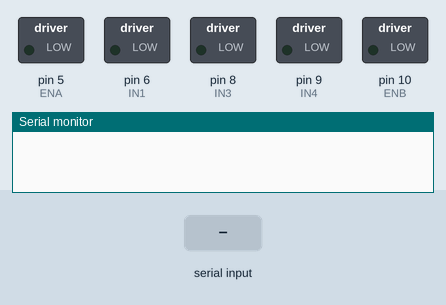
Recording of a sketch running on a simulated Arduino Uno, built with avr-gcc and run on an emulated ATmega328P. Shown: switched loads named in the sketch (green lamp = pin HIGH), the last lines printed to the serial monitor. The test bench sets the inputs (shaded band).

Above: at 1.2 s.
1.3 s: byte 72 ('H') received over Serial
At 2.0 s:
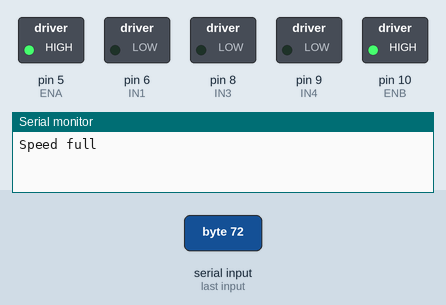
2.8 s: "B" received over Serial
At 3.2 s:
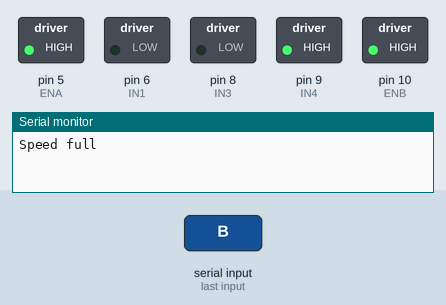
4.3 s: "F" received over Serial
At 5.5 s:
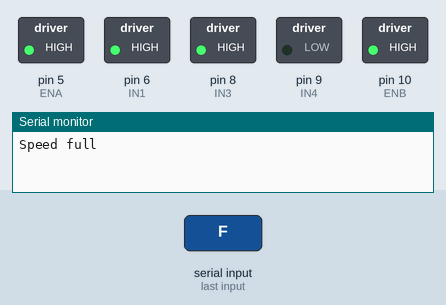
5.8 s: "L" received over Serial
At 6.7 s:
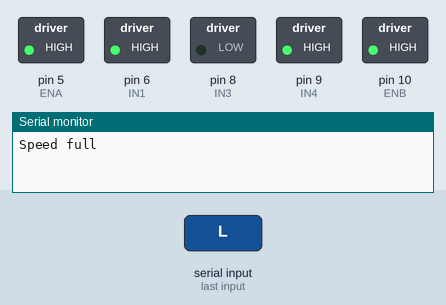
7.3 s: "R" received over Serial
At 7.8 s:
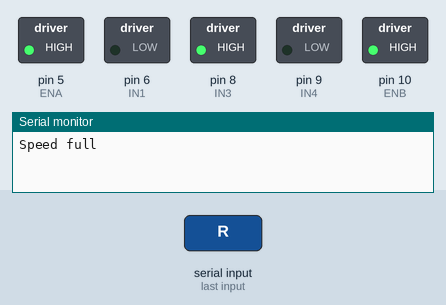
8.8 s: "S" received over Serial
At 10.1 s:
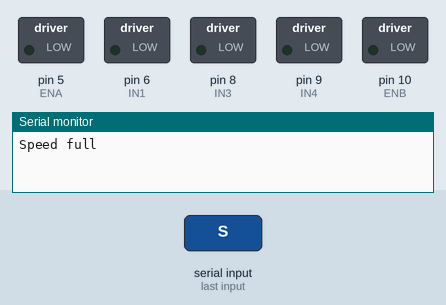
Timing chart, 0 to 11.3 s (numbered marks = the images above; inputs shaded):
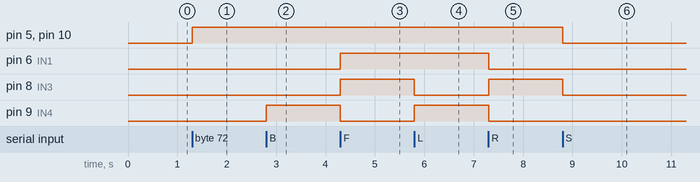

Measured:
- after the input at 1.3 s, pin 5 (ENA), pin 10 (ENB): LOW → HIGH at once
- after the input at 2.8 s, pin 9 (IN4): LOW → HIGH at once
- after the input at 4.3 s, pin 6 (IN1), pin 8 (IN3): LOW → HIGH at once; pin 9 (IN4): HIGH → LOW at once
- after the input at 5.8 s, pin 8 (IN3): HIGH → LOW at once; pin 9 (IN4): LOW → HIGH at once
- after the input at 7.3 s, pin 6 (IN1), pin 9 (IN4): HIGH → LOW at once; pin 8 (IN3): LOW → HIGH at once
- after the input at 8.8 s, pin 5 (ENA), pin 8 (IN3), pin 10 (ENB): HIGH → LOW at once

The sketch:

L298_1_6pin.ino
```cpp
#define ENA 5
#define IN1 6
#define IN2 7
#define IN3 8
#define IN4 9
#define ENB 10
int incomingByte=0; // for incoming serial data
int speed_min = 125; //the minimum "speed" the motors will turn - take it lower and motors don't turn
int speed_max = 255; //

int speed_left = speed_max; // set both motors to maximum speed
int speed_right = speed_max;

void left();
void right();
void forward();
void backward();
void forward_left();
void forward_right();
void back_left();
void back_right();


void setup() {
  // put your setup code here, to run once:
  Serial.begin(9600);
  // put your setup code here, to run once:
pinMode(ENA,OUTPUT);
pinMode(IN1,OUTPUT);
pinMode(IN3,OUTPUT);
pinMode(IN4,OUTPUT);
pinMode(ENB,OUTPUT);
}

void loop() {
  // put your main code here, to run repeatedly:
if (Serial.available() > 0) {
    incomingByte = Serial.read();
    }
  switch(incomingByte)
  {
     case 'S':
      {
        stopy();
       //Serial.println("Stop\n");
       incomingByte='*';}
     break;

     case 'B':

     {  backward();

      // Serial.println("Forward\n");
       incomingByte='*';}
     break;

      case 'F':

    {   forward();
      // Serial.println("Backward\n");
       incomingByte='*';}
     break;

     case 'L':
     // turn right
     {
       right();
      // Serial.println("Rotate Right\n");
       incomingByte='*';}
     break;
       case 'R':
      {
       left();
       //Serial.println("Rotate Left\n");
       incomingByte='*';}
     break;
     case '1':

      { speed_left = 20;
       speed_right = 20;
       //Serial.println("Speed 1\n");
       incomingByte='*';}
     break;
    case '2':
      {
        speed_left = 40;
       speed_right = 40;
       //Serial.println("Speed 2 \n");
       incomingByte='*';}
     break;
    case '3':
      {
        speed_left = 60;
       speed_right = 60;
       //Serial.println("Speed 3 \n");
       incomingByte='*';}
     break;
        case '4':
      {
        speed_left = 80;
       speed_right = 80;
       //Serial.println("Speed 4 \n");
       incomingByte='*';}
     break;
        case '5':
      {
        speed_left = 100;
       speed_right = 100;
       //Serial.println("Speed 5 \n");
       incomingByte='*';}
     break;
        case '6':
      {
        speed_left = 120;
       speed_right = 120;
       //Serial.println("Speed 6 \n");
       incomingByte='*';}
     break;
        case '7':
      {
        speed_left = 140;
       speed_right = 140;
      // Serial.println("Speed 7 \n");
       incomingByte='*';}
     break;
        case '8':
      {
        speed_left = 160;
       speed_right = 160;
       //Serial.println("Speed 8 \n");
       incomingByte='*';}
     break;
        case '9':
      {
        speed_left = 200;
       speed_right = 200;
       //Serial.println("Speed 9 \n");
       incomingByte='*';}
     break;
        case 'q':
      {
        speed_left = 255;
       speed_right = 255;
       Serial.println("Speed full \n");
       incomingByte='*';}
     break;
        case 'H':
      {
       back_right();
       Serial.println("Speed full \n");
       incomingByte='*';}
     break;
      case 'J':
      {
       back_left();
       Serial.println("Speed full \n");
       incomingByte='*';}
     break;
      case 'G':
      {
       forward_right();
       Serial.println("Speed full \n");
       incomingByte='*';}
     break;
      case 'I':
      {
      forward_left();
       Serial.println("Speed full \n");
       incomingByte='*';}
     break;
  }

}
void left(){
  //left
  analogWrite(ENA,speed_left);
  digitalWrite(IN1,LOW);
  digitalWrite(IN2,HIGH);
  digitalWrite(IN3,HIGH);
  digitalWrite(IN4,LOW);
  analogWrite(ENB,speed_right);
  };
void right(){
   //right
  analogWrite(ENA,speed_left);
  digitalWrite(IN1,HIGH);
  digitalWrite(IN2,LOW);
  digitalWrite(IN3,LOW);
  digitalWrite(IN4,HIGH);
  analogWrite(ENB,speed_right);

  };
void forward_left(){
//  forward_left
  analogWrite(ENA,speed_left);
  digitalWrite(IN1,LOW);
  digitalWrite(IN2,LOW);
  digitalWrite(IN3,HIGH);
  digitalWrite(IN4,LOW);
  analogWrite(ENB,speed_right);


  };
void forward_right(){
   //forward right
  analogWrite(ENA,speed_left);
  digitalWrite(IN1,HIGH);
  digitalWrite(IN2,LOW);
  digitalWrite(IN3,LOW);
  digitalWrite(IN4,LOW);
  analogWrite(ENB,speed_right);


  };
void back_right(){
   //backward right
  analogWrite(ENA,speed_left);
  digitalWrite(IN1,LOW);
  digitalWrite(IN2,HIGH);
  digitalWrite(IN3,LOW);
  digitalWrite(IN4,LOW);
  analogWrite(ENB,speed_right);

  };
void back_left(){

  //backward left
  analogWrite(ENA,speed_left);
  digitalWrite(IN1,LOW);
  digitalWrite(IN2,LOW);
  digitalWrite(IN3,LOW);
  digitalWrite(IN4,HIGH);
  analogWrite(ENB,speed_right);


  };
void forward(){
 //forward
  analogWrite(ENA,speed_left);
  digitalWrite(IN1,HIGH);
  digitalWrite(IN2,LOW);
  digitalWrite(IN3,HIGH);
  digitalWrite(IN4,LOW);
  analogWrite(ENB,speed_right);


  };
void backward(){
 //backward
  analogWrite(ENA,speed_left);
  digitalWrite(IN1,LOW);
  digitalWrite(IN2,HIGH);
  digitalWrite(IN3,LOW);
  digitalWrite(IN4,HIGH);
  analogWrite(ENB,speed_right);


  };

void stopy(){
  //stop
  analogWrite(ENA,0);
  digitalWrite(IN1,LOW);
  digitalWrite(IN2,LOW);
  digitalWrite(IN3,LOW);
  digitalWrite(IN4,LOW);
  analogWrite(ENB,0);
  };
```
